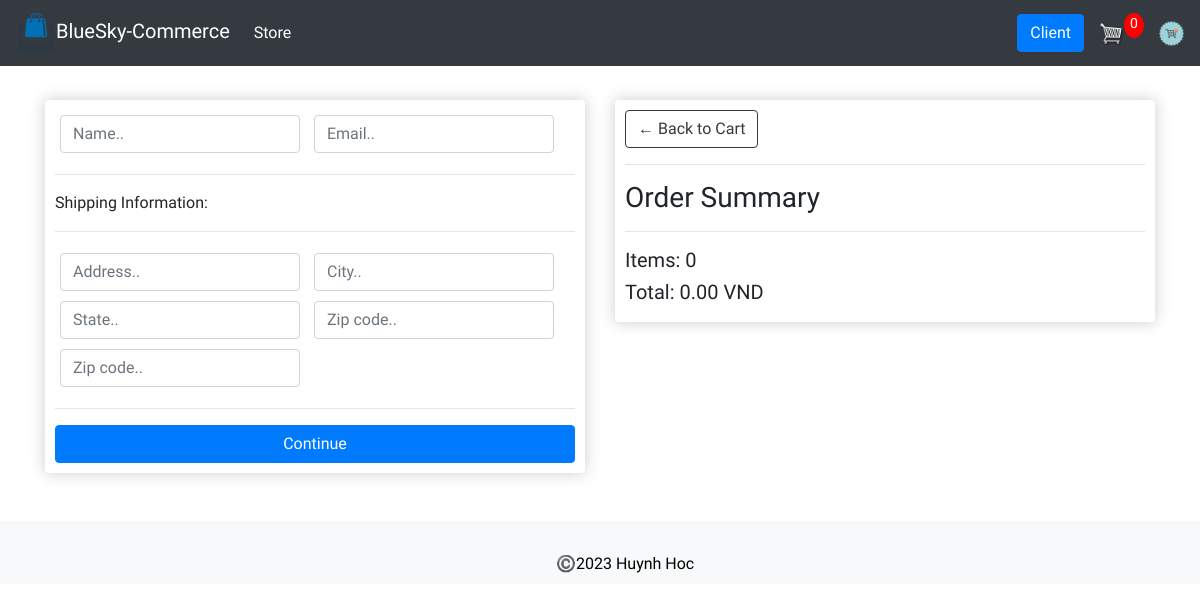
Before: /checkout/ (signed in) with the older database file.
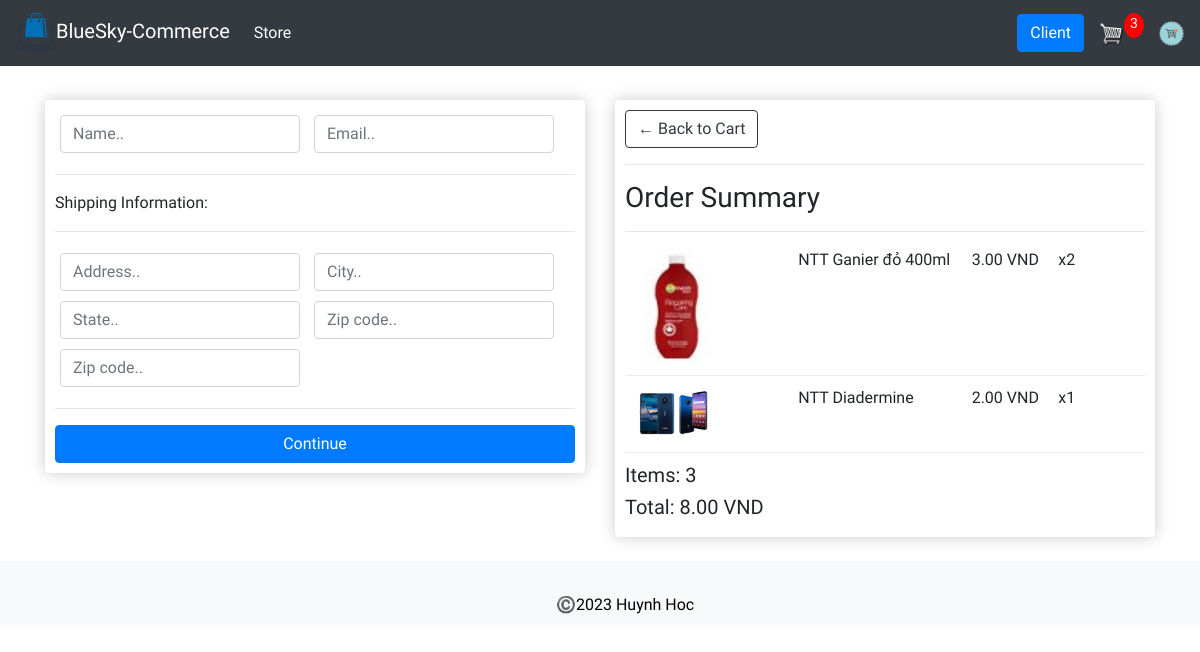
After: the same page with the newer database file.
### store/models.py (models this page shows, shortened)
class Order(models.Model):
    customer = models.ForeignKey(Customer, on_delete=models.SET_NULL, null=True, blank=True)
    date_order = models.DateTimeField(auto_now_add=True)
    complete = models.BooleanField(default=False, null=True, blank=True)
    transaction_id = models.CharField(max_length=200, null=True)
    @property
    def shipping(self):
        shipping = False
        orderitems = self.orderitem_set.all()
        for i in orderitems:
            if i.product.digital == False:
                shipping = True
        return shipping
    @property
    def get_cart_total(self):
        orderitems = self.orderitem_set.all()
        total = sum([item.get_total for item in orderitems])
        return total
    @property
    def get_cart_items(self):
        orderitems = self.orderitem_set.all()
        total = sum([item.quantity for item in orderitems])
        return total

class OrderItem(models.Model):
    product = models.ForeignKey(Product, on_delete=models.SET_NULL, null=True)
    order = models.ForeignKey(Order, on_delete=models.SET_NULL, null=True)
    quantity = models.IntegerField(default=0, null=True, blank=True)
    date_added = models.DateTimeField(auto_now_add=True)
    @property
    def get_total(self):
        total = self.product.price * self.quantity
        return total

class Product(models.Model):
    productId = models.CharField(max_length=20, null=False)
    name = models.CharField(max_length=200, null=False)
    price = models.FloatField(max_length=200, null=True)
    quantity = models.IntegerField(default=0, null=True, blank=True)
    digital = models.BooleanField(default=False, null=True, blank=True)
    image = models.ImageField(null=True, blank=True)
    @property
    def imageURL(self):
        try:
            url = self.image.url
        except Exception as ex:
            print("ex url: ", ex)
            url = ''
        return url

### store/views.py (the view)
# urls.py: path('checkout/', views.checkout, name="checkout"),
def checkout(request):
    data = cartData(request)
    cartItems = data['cartItems']
    order = data['order']
    items = data['items']
    context = {'items': items, 'order': order, 'cartItems': cartItems}
    return render(request, 'store/checkout.html', context)

### store/utils.py (called while the page is built)
def cartData(request):
    if request.user.is_authenticated:
        customer = request.user.customer
        order, created = Order.objects.get_or_create(customer=customer, complete=False)
        items = order.orderitem_set.all()
        cartItems = order.get_cart_items
    else:
        cookieData = cookieCart(request)
        cartItems = cookieData['cartItems']
        order = cookieData['order']
        items = cookieData['items']
    return {'cartItems': cartItems, 'order': order, 'items': items}

### templates/store/checkout.html (shortened to what this page needs)
{% extends 'store/main.html' %}
{% load static %}
{% block content %}
     <div class="row">
		<div class="col-lg-6">
			<div class="box-element" id="form-wrapper">
				<form id="form">
					<div id="user-info">
						<div class="form-field">
							<input required class="form-control" type="text" name="name" placeholder="Name..">
						</div>
						<div class="form-field">
							<input required class="form-control" type="email" name="email" placeholder="Email..">
						</div>
					</div>
					<div id="shipping-info">
						<hr>
						<p>Shipping Information:</p>
						<hr>
						<div class="form-field">
							<input class="form-control" type="text" name="address" placeholder="Address..">
						</div>
						<div class="form-field">
							<input class="form-control" type="text" name="city" placeholder="City..">
						</div>
						<div class="form-field">
							<input class="form-control" type="text" name="state" placeholder="State..">
						</div>
						<div class="form-field">
							<input class="form-control" type="text" name="zipcode" placeholder="Zip code..">
						</div>
						<div class="form-field">
							<input class="form-control" type="text" name="country" placeholder="Zip code..">
						</div>
					</div>
					<hr>
					<input id="form-button" class="btn btn-primary btn-block" type="submit" value="Continue">
				</form>
			</div>
			<br>
		</div>
		<div class="col-lg-6">
			<div class="box-element">
				<a  class="btn btn-outline-dark" href="{% url 'cart' %}">&#x2190; Back to Cart</a>
				<hr>
				<h3>Order Summary</h3>
				<hr>
				{% for item in items %}
				<div class="cart-row">
					<div style="flex:2"><img class="row-image" src="{{item.product.imageURL}}"></div>
					<div style="flex:2"><p>{{item.product.name}}</p></div>
					<div style="flex:1"><p>{{item.product.price|floatformat:2}} VND</p></div>
					<div style="flex:1"><p>x{{item.quantity}}</p></div>
				</div>
				{% endfor %}
				<h5>Items:   {{order.get_cart_items}}</h5>
				<h5>Total:   {{order.get_cart_total|floatformat:2}} VND</h5>
			</div>
		</div>
	</div>
{% endblock content %}

Changed rows visible on the page:
added OrderItem: product.imageURL (picture), product.name "NTT Ganier đỏ 400ml", product.price "3.00", quantity "2"
added OrderItem: product.imageURL (picture), product.name "NTT Diadermine", product.price "2.00", quantity "1"
computed for Order: get_cart_items "0" → "3"; get_cart_total "0.00" → "8.00"
Other visible differences:
{{ cartItems }}: "0" → "3"
